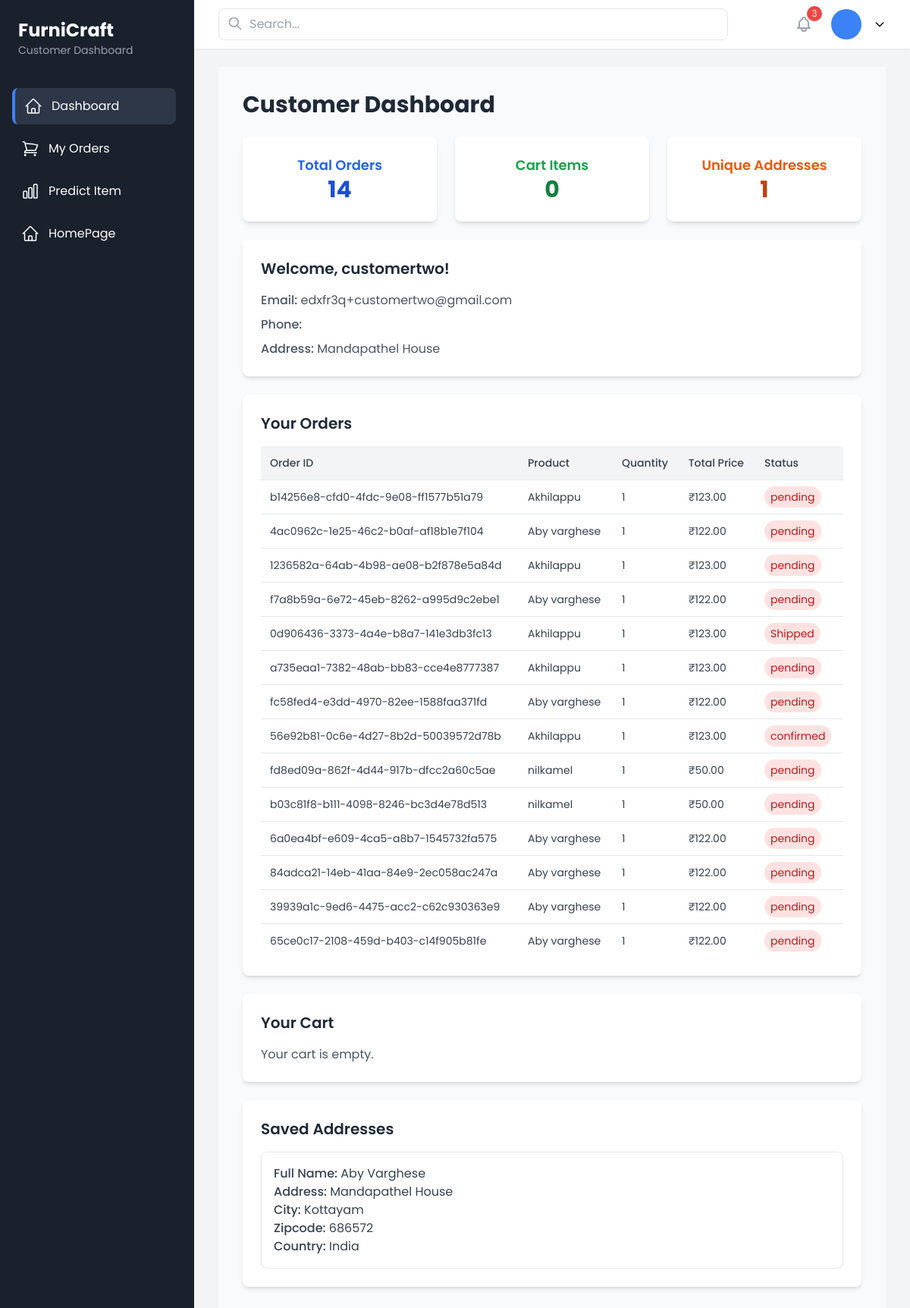
The app's page /customer-dashboard/ (signed in) with its own data.
### authentication/models.py (models this page shows, shortened)
class Customer(models.Model):
    user = models.OneToOneField(CustomUser, on_delete=models.CASCADE, primary_key=True)
    address = models.TextField()
    phone_number = models.CharField(max_length=15)

class CustomUser(AbstractUser):
    ROLE_CHOICES = [
        ("admin", "Admin"),
        ("customer", "Customer"),
        ("seller", "Seller"),
        ("delivery_guy", "Delivery Guy"),
    ]
    role = models.CharField(max_length=20, choices=ROLE_CHOICES, default="customer")
    groups = models.ManyToManyField(Group, related_name="customuser_groups", blank=True)
    user_permissions = models.ManyToManyField(Permission, related_name="customuser_permissions", blank=True)

class Order(models.Model):
    STATUS_CHOICES = [
        ("pending", "Pending"),
        ("confirmed", "Confirmed"),
        ("accepted", "Accepted"),
        ("shipped", "Shipped"),
        ("delivered", "Delivered"),
        ("cancelled", "Cancelled"),
        ("returned", "Returned"),
    ]
    PAYMENT_METHODS = [
        ("cod", "Cash on Delivery"),
    ]
    order_id = models.UUIDField(default=uuid.uuid4, unique=True, editable=False)
    customer = models.ForeignKey(Customer, on_delete=models.CASCADE, related_name="orders")
    product = models.ForeignKey(Product, on_delete=models.CASCADE, related_name="orders")
    seller = models.ForeignKey(Seller, on_delete=models.CASCADE, related_name="orders_seller")
    quantity = models.PositiveIntegerField(default=1)
    total_price = models.DecimalField(max_digits=10, decimal_places=2)
    status = models.CharField(max_length=20, choices=STATUS_CHOICES, default="pending")
    payment_method = models.CharField(max_length=10, choices=PAYMENT_METHODS, default="cod")
    ordered_at = models.DateTimeField(auto_now_add=True)
    delivery_address = models.ForeignKey(DeliveryAddress, on_delete=models.SET_NULL, null=True, blank=True)  # ✅ Added this field

class Product(models.Model):
    name = models.CharField(max_length=255)
    category = models.ForeignKey(Category, on_delete=models.CASCADE, related_name="products")
    created_by = models.ForeignKey(Seller, on_delete=models.CASCADE)
    description = models.TextField()
    price = models.DecimalField(max_digits=10, decimal_places=2)
    image = models.ImageField(upload_to="products/")
    is_approved = models.BooleanField(default=False)
    stock = models.PositiveIntegerField(default=0)

class DeliveryAddress(models.Model):
    user = models.ForeignKey(CustomUser, on_delete=models.CASCADE, related_name="addresses")  # Linked to user
    full_name = models.CharField(max_length=255)
    address = models.CharField(max_length=500)
    city = models.CharField(max_length=100)
    zipcode = models.CharField(max_length=10)
    country = models.CharField(max_length=100)

### authentication/views.py (the view)
# urls.py: path('customer-dashboard/', customer_dashboard, name='customer_dashboard'),
@user_passes_test(is_customer)
def customer_dashboard(request):
    user = request.user
    if not hasattr(user, "customer"):
        messages.error(request, "Only customers can access this page.")
        return redirect("home")
    customer = user.customer
    orders = Order.objects.filter(customer=customer).order_by("-ordered_at")
    cart_items = Cart.objects.filter(user=customer)
    unique_addresses = {addr.address: addr for addr in DeliveryAddress.objects.filter(user=user)}.values()
    total_orders = orders.count()
    total_cart_items = cart_items.count()
    total_unique_addresses = len(unique_addresses)
    context = {
        "customer": customer,
        "orders": orders,
        "cart_items": cart_items,
        "addresses": unique_addresses,
        "total_orders": total_orders,
        "total_cart_items": total_cart_items,
        "total_unique_addresses": total_unique_addresses,
    }
    return render(request, "customer_dashboard.html", context)

### authentication/context_processors.py (called while the page is built)
def base_template_processor(request):
    base_template = None
    if request.user.is_authenticated:
        user_role = request.user.role
        base_templates = {
            "admin": "base/admin_base.html",
            "customer": "base/customer_base.html",
            "seller": "base/seller_base.html",
            "delivery_guy": "base/delivery_base.html",
        }
        base_template = base_templates.get(user_role, base_template)
    return {"base_template": base_template}

### authentication/views.py (called while the page is built)
def is_customer(user):
    return user.role in ['customer']

### templates/customer_dashboard.html
{% extends base_template %}
{% block content %}
<div class="bg-gray-50 min-h-screen p-8">
    <div class="max-w-7xl mx-auto">
        <h1 class="text-3xl font-bold text-gray-800 mb-6">Customer Dashboard</h1>
        <div class="grid grid-cols-1 sm:grid-cols-3 gap-6 mb-6">
            <div class="bg-white p-6 rounded-lg shadow-md flex flex-col items-center hover:shadow-lg transition-shadow">
                <h3 class="text-lg font-semibold text-blue-600">Total Orders</h3>
                <p class="text-3xl font-bold text-blue-700">{{ total_orders }}</p>
            </div>
            <div class="bg-white p-6 rounded-lg shadow-md flex flex-col items-center hover:shadow-lg transition-shadow">
                <h3 class="text-lg font-semibold text-green-600">Cart Items</h3>
                <p class="text-3xl font-bold text-green-700">{{ total_cart_items }}</p>
            </div>
            <div class="bg-white p-6 rounded-lg shadow-md flex flex-col items-center hover:shadow-lg transition-shadow">
                <h3 class="text-lg font-semibold text-orange-600">Unique Addresses</h3>
                <p class="text-3xl font-bold text-orange-700">{{ total_unique_addresses }}</p>
            </div>
        </div>
        <div class="bg-white p-6 rounded-lg shadow-md mb-6 hover:shadow-lg transition-shadow">
            <h2 class="text-xl font-semibold text-gray-800 mb-4">Welcome, {{ customer.user.username }}!</h2>
            <div class="space-y-2 text-gray-600">
                <p><span class="font-medium">Email:</span> {{ customer.user.email }}</p>
                <p><span class="font-medium">Phone:</span> {{ customer.phone_number }}</p>
                <p><span class="font-medium">Address:</span> {{ customer.address }}</p>
            </div>
        </div>
        <div class="bg-white p-6 rounded-lg shadow-md mb-6 hover:shadow-lg transition-shadow">
            <h2 class="text-xl font-semibold text-gray-800 mb-4">Your Orders</h2>
            {% if orders %}
            <div class="overflow-x-auto">
                <table class="w-full border-collapse">
                    <thead>
                        <tr class="bg-gray-100">
                            <th class="p-3 text-left text-sm font-medium text-gray-700">Order ID</th>
                            <th class="p-3 text-left text-sm font-medium text-gray-700">Product</th>
                            <th class="p-3 text-left text-sm font-medium text-gray-700">Quantity</th>
                            <th class="p-3 text-left text-sm font-medium text-gray-700">Total Price</th>
                            <th class="p-3 text-left text-sm font-medium text-gray-700">Status</th>
                        </tr>
                    </thead>
                    <tbody>
                        {% for order in orders %}
                        <tr class="border-t hover:bg-gray-50 transition-colors">
                            <td class="p-3 text-sm text-gray-700">{{ order.order_id }}</td>
                            <td class="p-3 text-sm text-gray-700">{{ order.product.name }}</td>
                            <td class="p-3 text-sm text-gray-700">{{ order.quantity }}</td>
                            <td class="p-3 text-sm text-gray-700">₹{{ order.total_price }}</td>
                            <td class="p-3 text-sm text-gray-700">
                                <span class="px-2 py-1 rounded-full
                                    {% if order.status == 'Delivered' %}bg-green-100 text-green-700
                                    {% elif order.status == 'Pending' %}bg-yellow-100 text-yellow-700
                                    {% else %}bg-red-100 text-red-700{% endif %}">{{ order.status }}
                                </span>
                            </td>
                        </tr>
                        {% endfor %}
                    </tbody>
                </table>
            </div>
            {% else %}
            <p class="text-gray-600">No orders placed yet.</p>
            {% endif %}
        </div>
        <div class="bg-white p-6 rounded-lg shadow-md mb-6 hover:shadow-lg transition-shadow">
            <h2 class="text-xl font-semibold text-gray-800 mb-4">Your Cart</h2>
            {% if cart_items %}
            <div class="overflow-x-auto">
                <table class="w-full border-collapse">
                    <thead>
                        <tr class="bg-gray-100">
                            <th class="p-3 text-left text-sm font-medium text-gray-700">Product</th>
                            <th class="p-3 text-left text-sm font-medium text-gray-700">Quantity</th>
                            <th class="p-3 text-left text-sm font-medium text-gray-700">Price</th>
                        </tr>
                    </thead>
                    <tbody>
                        {% for item in cart_items %}
                        <tr class="border-t hover:bg-gray-50 transition-colors">
                            <td class="p-3 text-sm text-gray-700">{{ item.product.name }}</td>
                            <td class="p-3 text-sm text-gray-700">{{ item.quantity }}</td>
                            <td class="p-3 text-sm text-gray-700">₹{{ item.product.price }}</td>
                        </tr>
                        {% endfor %}
                    </tbody>
                </table>
            </div>
            {% else %}
            <p class="text-gray-600">Your cart is empty.</p>
            {% endif %}
        </div>
        <div class="bg-white p-6 rounded-lg shadow-md hover:shadow-lg transition-shadow">
            <h2 class="text-xl font-semibold text-gray-800 mb-4">Saved Addresses</h2>
            {% if addresses %}
            <ul class="space-y-3">
                {% for address in addresses %}
                <li class="p-4 border border-gray-200 rounded-lg hover:shadow-md transition-shadow">
                    <p class="text-gray-700"><span class="font-medium">Full Name:</span> {{ address.full_name }}</p>
                    <p class="text-gray-700"><span class="font-medium">Address:</span> {{ address.address }}</p>
                    <p class="text-gray-700"><span class="font-medium">City:</span> {{ address.city }}</p>
                    <p class="text-gray-700"><span class="font-medium">Zipcode:</span> {{ address.zipcode }}</p>
                    <p class="text-gray-700"><span class="font-medium">Country:</span> {{ address.country }}</p>
                </li>
                {% endfor %}
            </ul>
            {% else %}
            <p class="text-gray-600">No saved addresses.</p>
            {% endif %}
        </div>
    </div>
</div>
{% endblock %}

### templates/base/customer_base.html (style rules this page uses)
* { font-family: 'Poppins', sans-serif; }

### records on screen
Customer: user.username "customertwo", user.email "edxfr3q+customertwo@gmail.com", address "Mandapathel House"
Order: order_id "b14256e8-cfd0-4fdc-9e08-ff1577b51a79", product.name "Akhilappu", quantity "1", total_price "123.00", status "pending"
Order: order_id "4ac0962c-1e25-46c2-b0af-af18b1e7f104", product.name "Aby varghese", quantity "1", total_price "122.00", status "pending"
Order: order_id "1236582a-64ab-4b98-ae08-b2f878e5a84d", product.name "Akhilappu", quantity "1", total_price "123.00", status "pending"
Order: order_id "f7a8b59a-6e72-45eb-8262-a995d9c2ebe1", product.name "Aby varghese", quantity "1", total_price "122.00", status "pending"
Order: order_id "0d906436-3373-4a4e-b8a7-141e3db3fc13", product.name "Akhilappu", quantity "1", total_price "123.00", status "Shipped"
Order: order_id "a735eaa1-7382-48ab-bb83-cce4e8777387", product.name "Akhilappu", quantity "1", total_price "123.00", status "pending"
Order: order_id "fc58fed4-e3dd-4970-82ee-1588faa371fd", product.name "Aby varghese", quantity "1", total_price "122.00", status "pending"
Order: order_id "56e92b81-0c6e-4d27-8b2d-50039572d78b", product.name "Akhilappu", quantity "1", total_price "123.00", status "confirmed"
Order: order_id "fd8ed09a-862f-4d44-917b-dfcc2a60c5ae", product.name "nilkamel", quantity "1", total_price "50.00", status "pending"
Order: order_id "b03c81f8-b111-4098-8246-bc3d4e78d513", product.name "nilkamel", quantity "1", total_price "50.00", status "pending"
Order: order_id "6a0ea4bf-e609-4ca5-a8b7-1545732fa575", product.name "Aby varghese", quantity "1", total_price "122.00", status "pending"
Order: order_id "84adca21-14eb-41aa-84e9-2ec058ac247a", product.name "Aby varghese", quantity "1", total_price "122.00", status "pending"
Order: order_id "39939a1c-9ed6-4475-acc2-c62c930363e9", product.name "Aby varghese", quantity "1", total_price "122.00", status "pending"
Order: order_id "65ce0c17-2108-459d-b403-c14f905b81fe", product.name "Aby varghese", quantity "1", total_price "122.00", status "pending"
DeliveryAddress: full_name "Aby Varghese", address "Mandapathel House", city "Kottayam", zipcode "686572", country "India"

### other values on screen
{{ total_orders }} "14"
{{ total_cart_items }} "0"
{{ total_unique_addresses }} "1"
